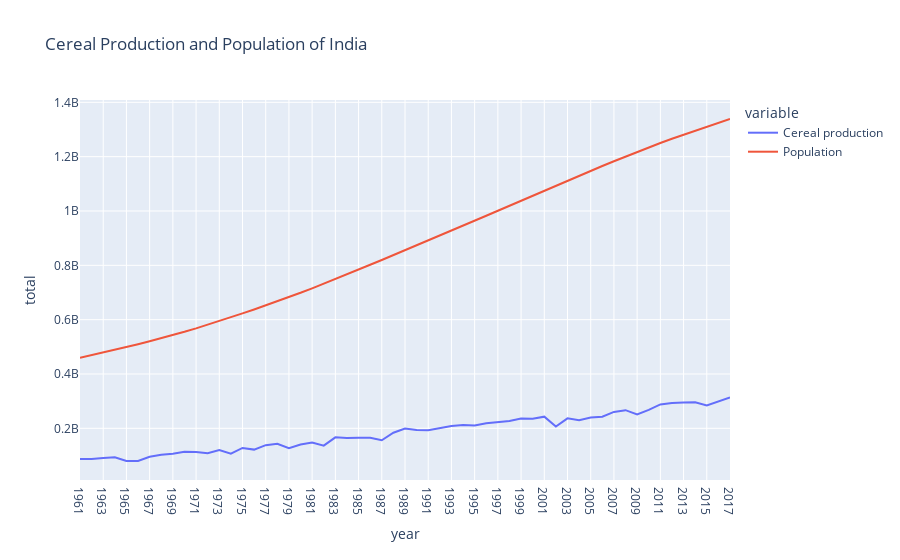

Notebook source saved alongside this figure:
### Markdown cell above
India's cereal production curve and population curve both are rising which show that cereal production increases as population increases, but it seems that population increases at a faster rate than how quickly cereal production increases as the slope for population keeps getting steeper.

In terms of Malthus' argument, food indeed increases linearly, but population seems to be in a linear trend as well.

### Code cell
vars = {"AG.PRD.CREL.MT":"Cereal production",
        "SP.POP.TOTL":"Population"}
cereal = wbdata.get_dataframe(vars, country = "IND")
#Removing NaN values
cereal = cereal.iloc[3:-1,:]
cereal = cereal.iloc[::-1]

cereal_india = px.line(cereal, labels = {'date':'year', 'value':'total'}, title = "Cereal Production and Population of India")
cereal_india.show();

### Figure 1 — Plotly figure (JSON) as saved in the notebook; plotly's stock layout.template omitted (floating-point values rounded to 4 significant figures)
{"data": [{"hovertemplate": "variable=Cereal production<br>year=%{x}<br>total=%{y}<extra></extra>", "legendgroup": "Cereal production", "line": {"color": "#636efa", "dash": "solid"}, "mode": "lines", "name": "Cereal production", "orientation": "v", "showlegend": true, "type": "scatter", "x": ["1961", "1962", "1963", "1964", "1965", "1966", "1967", "1968", "1969", "1970", "1971", "1972", "1973", "1974", "1975", "1976", "1977", "1978", "1979", "1980", "1981", "1982", "1983", "1984", "1985", "1986", "1987", "1988", "1989", "1990", "1991", "1992", "1993", "1994", "1995", "1996", "1997", "1998", "1999", "2000", "2001", "2002", "2003", "2004", "2005", "2006", "2007", "2008", "2009", "2010", "2011", "2012", "2013", "2014", "2015", "2016", "2017"], "xaxis": "x", "y": [87376496, 87257552, 90373008, 93706000, 79699504, 80137608, 95453504, 102443708, 106291244, 113909504, 113238296, 108615456, 119648216, 106793000, 127807800, 121625108, 138062904, 142964696, 126470304, 140490600, 147583816, 136101404, 166781704, 164477600, 165682196, 164955216, 156114500, 183867008, 199413216, 193919312, 193101196, 201468404, 208626900, 211941400, 210012500, 218750900, 223232400, 226877000, 236205608, 234931192, 242963796, 206636708, 236592700, 229845504, 239997492, 242785588, 260485904, 266835300, 250783392, 267838308, 287860000, 293290000, 294909510, 296010000, 284333000, 297850000, 313610000], "yaxis": "y"}, {"hovertemplate": "variable=Population<br>year=%{x}<br>total=%{y}<extra></extra>", "legendgroup": "Population", "line": {"color": "#EF553B", "dash": "solid"}, "mode": "lines", "name": "Population", "orientation": "v", "showlegend": true, "type": "scatter", "x": ["1961", "1962", "1963", "1964", "1965", "1966", "1967", "1968", "1969", "1970", "1971", "1972", "1973", "1974", "1975", "1976", "1977", "1978", "1979", "1980", "1981", "1982", "1983", "1984", "1985", "1986", "1987", "1988", "1989", "1990", "1991", "1992", "1993", "1994", "1995", "1996", "1997", "1998", "1999", "2000", "2001", "2002", "2003", "2004", "2005", "2006", "2007", "2008", "2009", "2010", "2011", "2012", "2013", "2014", "2015", "2016", "2017"], "xaxis": "x", "y": [459642165, 469077190, 478825608, 488848135, 499123324, 509631500, 520400576, 531513824, 543084336, 555189792, 567868018, 581087256, 594770134, 608802600, 623102897, 637630087, 652408776, 667499806, 682995354, 698952844, 715384993, 732239504, 749428958, 766833410, 784360008, 801975244, 819682102, 837468930, 855334678, 873277798, 891273209, 909307016, 927403860, 945601831, 963922588, 982365243, 1000900030, 1019483581, 1038058156, 1056575549, 1075000085, 1093317189, 1111523144, 1129623456, 1147609927, 1165486291, 1183209472, 1200669765, 1217726215, 1234281170, 1250288729, 1265782790, 1280846129, 1295604184, 1310152403, 1324509589, 1338658835], "yaxis": "y"}], "layout": {"legend": {"title": {"text": "variable"}, "tracegroupgap": 0}, "title": {"text": "Cereal Production and Population of India"}, "xaxis": {"anchor": "y", "domain": [0, 1], "title": {"text": "year"}}, "yaxis": {"anchor": "x", "domain": [0, 1], "title": {"text": "total"}}}}
